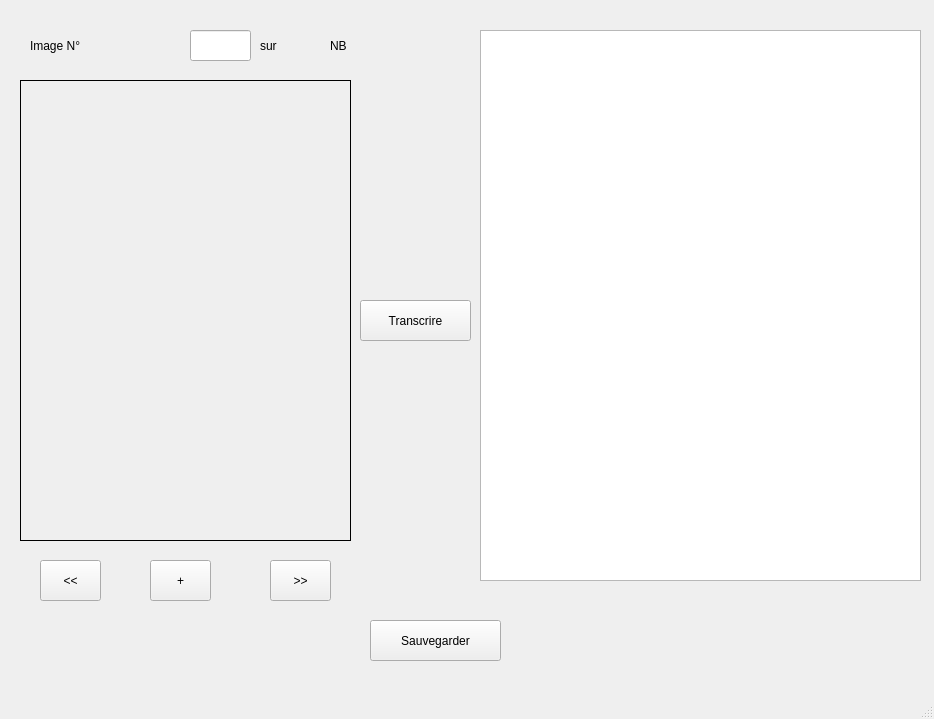
<?xml version="1.0" encoding="UTF-8"?>
<ui version="4.0">
 <class>MainWindow</class>
 <widget class="QMainWindow" name="MainWindow">
  <property name="geometry">
   <rect>
    <x>0</x>
    <y>0</y>
    <width>934</width>
    <height>719</height>
   </rect>
  </property>
  <property name="windowTitle">
   <string>MainWindow</string>
  </property>
  <widget class="QWidget" name="centralwidget">
   <widget class="QWidget" name="widget" native="true">
    <property name="geometry">
     <rect>
      <x>-10</x>
      <y>0</y>
      <width>1021</width>
      <height>671</height>
     </rect>
    </property>
    <widget class="QLabel" name="champ_image">
     <property name="geometry">
      <rect>
       <x>30</x>
       <y>80</y>
       <width>331</width>
       <height>461</height>
      </rect>
     </property>
     <property name="styleSheet">
      <string notr="true">border:1px solid black;</string>
     </property>
     <property name="text">
      <string/>
     </property>
    </widget>
    <widget class="QPushButton" name="precedant_btn">
     <property name="geometry">
      <rect>
       <x>50</x>
       <y>560</y>
       <width>61</width>
       <height>41</height>
      </rect>
     </property>
     <property name="text">
      <string>&lt;&lt;</string>
     </property>
    </widget>
    <widget class="QPushButton" name="suivant_btn">
     <property name="geometry">
      <rect>
       <x>280</x>
       <y>560</y>
       <width>61</width>
       <height>41</height>
      </rect>
     </property>
     <property name="text">
      <string>&gt;&gt;</string>
     </property>
    </widget>
    <widget class="QLabel" name="label_2">
     <property name="geometry">
      <rect>
       <x>40</x>
       <y>20</y>
       <width>151</width>
       <height>51</height>
      </rect>
     </property>
     <property name="styleSheet">
      <string notr="true">font: 24pt &quot;MS Shell Dlg 2&quot;;</string>
     </property>
     <property name="text">
      <string>Image N°</string>
     </property>
    </widget>
    <widget class="QLabel" name="label_3">
     <property name="geometry">
      <rect>
       <x>270</x>
       <y>20</y>
       <width>51</width>
       <height>51</height>
      </rect>
     </property>
     <property name="styleSheet">
      <string notr="true">font: 24pt &quot;MS Shell Dlg 2&quot;;</string>
     </property>
     <property name="text">
      <string>sur</string>
     </property>
    </widget>
    <widget class="QPushButton" name="pushButton_4">
     <property name="geometry">
      <rect>
       <x>380</x>
       <y>620</y>
       <width>131</width>
       <height>41</height>
      </rect>
     </property>
     <property name="text">
      <string>Sauvegarder</string>
     </property>
    </widget>
    <widget class="QPushButton" name="transforme_btn">
     <property name="geometry">
      <rect>
       <x>370</x>
       <y>300</y>
       <width>111</width>
       <height>41</height>
      </rect>
     </property>
     <property name="text">
      <string>Transcrire</string>
     </property>
    </widget>
    <widget class="QPushButton" name="image_btn">
     <property name="geometry">
      <rect>
       <x>160</x>
       <y>560</y>
       <width>61</width>
       <height>41</height>
      </rect>
     </property>
     <property name="text">
      <string>+</string>
     </property>
    </widget>
    <widget class="QTextEdit" name="textEdit">
     <property name="geometry">
      <rect>
       <x>490</x>
       <y>30</y>
       <width>441</width>
       <height>551</height>
      </rect>
     </property>
    </widget>
    <widget class="QLabel" name="label">
     <property name="geometry">
      <rect>
       <x>340</x>
       <y>30</y>
       <width>61</width>
       <height>31</height>
      </rect>
     </property>
     <property name="text">
      <string>NB</string>
     </property>
    </widget>
    <widget class="QLineEdit" name="lineEdit">
     <property name="geometry">
      <rect>
       <x>200</x>
       <y>30</y>
       <width>61</width>
       <height>31</height>
      </rect>
     </property>
    </widget>
   </widget>
  </widget>
  <widget class="QStatusBar" name="statusbar"/>
 </widget>
 <resources/>
 <connections/>
</ui>
